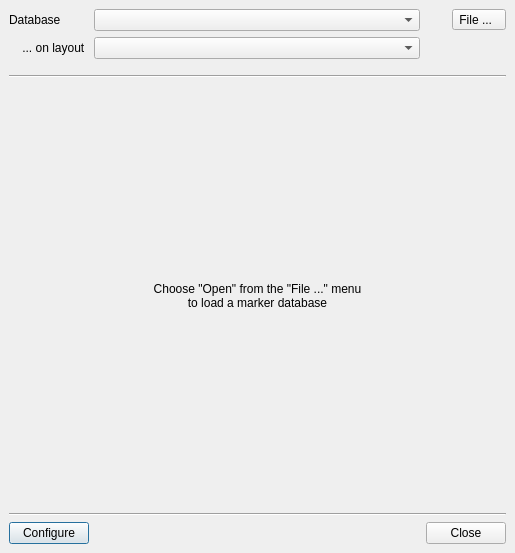
<ui version="4.0" >
 <class>MarkerBrowserDialog</class>
 <widget class="QDialog" name="MarkerBrowserDialog" >
  <property name="geometry" >
   <rect>
    <x>0</x>
    <y>0</y>
    <width>515</width>
    <height>553</height>
   </rect>
  </property>
  <property name="windowTitle" >
   <string>Marker Database Browser</string>
  </property>
  <layout class="QVBoxLayout" >
   <property name="margin" >
    <number>9</number>
   </property>
   <property name="spacing" >
    <number>6</number>
   </property>
   <item>
    <widget class="QFrame" name="frame_3" >
     <property name="frameShape" >
      <enum>QFrame::NoFrame</enum>
     </property>
     <property name="frameShadow" >
      <enum>QFrame::Raised</enum>
     </property>
     <layout class="QGridLayout" >
      <property name="margin" >
       <number>0</number>
      </property>
      <property name="spacing" >
       <number>6</number>
      </property>
      <item row="0" column="2" >
       <spacer>
        <property name="orientation" >
         <enum>Qt::Horizontal</enum>
        </property>
        <property name="sizeType" >
         <enum>QSizePolicy::Fixed</enum>
        </property>
        <property name="sizeHint" >
         <size>
          <width>20</width>
          <height>20</height>
         </size>
        </property>
       </spacer>
      </item>
      <item row="0" column="1" >
       <widget class="QComboBox" name="rdb_cb" >
        <property name="sizePolicy" >
         <sizepolicy>
          <hsizetype>7</hsizetype>
          <vsizetype>0</vsizetype>
          <horstretch>1</horstretch>
          <verstretch>0</verstretch>
         </sizepolicy>
        </property>
        <property name="sizeAdjustPolicy" >
         <enum>QComboBox::AdjustToContentsOnFirstShow</enum>
        </property>
       </widget>
      </item>
      <item row="0" column="0" >
       <widget class="QLabel" name="label_3" >
        <property name="text" >
         <string>Database </string>
        </property>
       </widget>
      </item>
      <item row="1" column="0" >
       <widget class="QLabel" name="label" >
        <property name="text" >
         <string>    ... on layout </string>
        </property>
       </widget>
      </item>
      <item row="1" column="1" >
       <widget class="QComboBox" name="layout_cb" >
        <property name="sizePolicy" >
         <sizepolicy>
          <hsizetype>7</hsizetype>
          <vsizetype>0</vsizetype>
          <horstretch>1</horstretch>
          <verstretch>0</verstretch>
         </sizepolicy>
        </property>
        <property name="sizeAdjustPolicy" >
         <enum>QComboBox::AdjustToContentsOnFirstShow</enum>
        </property>
       </widget>
      </item>
      <item row="0" column="3" >
       <widget class="QToolButton" name="file_menu" >
        <property name="text" >
         <string>File ...  </string>
        </property>
        <property name="popupMode" >
         <enum>QToolButton::InstantPopup</enum>
        </property>
       </widget>
      </item>
      <item row="2" column="0" colspan="4" >
       <spacer>
        <property name="orientation" >
         <enum>Qt::Vertical</enum>
        </property>
        <property name="sizeType" >
         <enum>QSizePolicy::Fixed</enum>
        </property>
        <property name="sizeHint" >
         <size>
          <width>20</width>
          <height>10</height>
         </size>
        </property>
       </spacer>
      </item>
     </layout>
    </widget>
   </item>
   <item>
    <widget class="Line" name="line" >
     <property name="orientation" >
      <enum>Qt::Horizontal</enum>
     </property>
    </widget>
   </item>
   <item>
    <widget class="QFrame" name="frame_4" >
     <property name="frameShape" >
      <enum>QFrame::NoFrame</enum>
     </property>
     <property name="frameShadow" >
      <enum>QFrame::Raised</enum>
     </property>
     <layout class="QHBoxLayout" >
      <property name="margin" >
       <number>0</number>
      </property>
      <property name="spacing" >
       <number>6</number>
      </property>
      <item>
       <widget class="QStackedWidget" name="central_stack" >
        <property name="currentIndex" >
         <number>1</number>
        </property>
        <widget class="QWidget" name="page" >
         <layout class="QVBoxLayout" >
          <property name="margin" >
           <number>0</number>
          </property>
          <property name="spacing" >
           <number>6</number>
          </property>
          <item>
           <widget class="rdb::MarkerBrowserPage" name="browser_frame" >
            <property name="sizePolicy" >
             <sizepolicy>
              <hsizetype>13</hsizetype>
              <vsizetype>13</vsizetype>
              <horstretch>0</horstretch>
              <verstretch>0</verstretch>
             </sizepolicy>
            </property>
            <property name="frameShape" >
             <enum>QFrame::NoFrame</enum>
            </property>
            <property name="frameShadow" >
             <enum>QFrame::Raised</enum>
            </property>
           </widget>
          </item>
         </layout>
        </widget>
        <widget class="QWidget" name="page_2" >
         <layout class="QVBoxLayout" >
          <property name="margin" >
           <number>0</number>
          </property>
          <property name="spacing" >
           <number>6</number>
          </property>
          <item>
           <widget class="QLabel" name="label_2" >
            <property name="text" >
             <string>Choose "Open" from the "File ..." menu 
to load a marker database</string>
            </property>
            <property name="alignment" >
             <set>Qt::AlignCenter</set>
            </property>
            <property name="wordWrap" >
             <bool>true</bool>
            </property>
           </widget>
          </item>
         </layout>
        </widget>
       </widget>
      </item>
     </layout>
    </widget>
   </item>
   <item>
    <widget class="Line" name="line_2" >
     <property name="orientation" >
      <enum>Qt::Horizontal</enum>
     </property>
    </widget>
   </item>
   <item>
    <widget class="QFrame" name="frame_2" >
     <property name="frameShape" >
      <enum>QFrame::NoFrame</enum>
     </property>
     <property name="frameShadow" >
      <enum>QFrame::Raised</enum>
     </property>
     <layout class="QHBoxLayout" >
      <property name="margin" >
       <number>0</number>
      </property>
      <property name="spacing" >
       <number>6</number>
      </property>
      <item>
       <widget class="QPushButton" name="configure_pb" >
        <property name="text" >
         <string>Configure</string>
        </property>
       </widget>
      </item>
      <item>
       <spacer>
        <property name="orientation" >
         <enum>Qt::Horizontal</enum>
        </property>
        <property name="sizeHint" >
         <size>
          <width>40</width>
          <height>20</height>
         </size>
        </property>
       </spacer>
      </item>
      <item>
       <widget class="QPushButton" name="pushButton_2" >
        <property name="text" >
         <string>Close</string>
        </property>
       </widget>
      </item>
     </layout>
    </widget>
   </item>
  </layout>
 </widget>
 <customwidgets>
  <customwidget>
   <class>rdb::MarkerBrowserPage</class>
   <extends>QFrame</extends>
   <header>rdbMarkerBrowserPage.h</header>
  </customwidget>
 </customwidgets>
 <tabstops>
  <tabstop>rdb_cb</tabstop>
  <tabstop>layout_cb</tabstop>
  <tabstop>configure_pb</tabstop>
  <tabstop>pushButton_2</tabstop>
 </tabstops>
 <resources/>
 <connections>
  <connection>
   <sender>pushButton_2</sender>
   <signal>clicked()</signal>
   <receiver>MarkerBrowserDialog</receiver>
   <slot>accept()</slot>
   <hints>
    <hint type="sourcelabel" >
     <x>837</x>
     <y>441</y>
    </hint>
    <hint type="destinationlabel" >
     <x>881</x>
     <y>387</y>
    </hint>
   </hints>
  </connection>
 </connections>
</ui>
